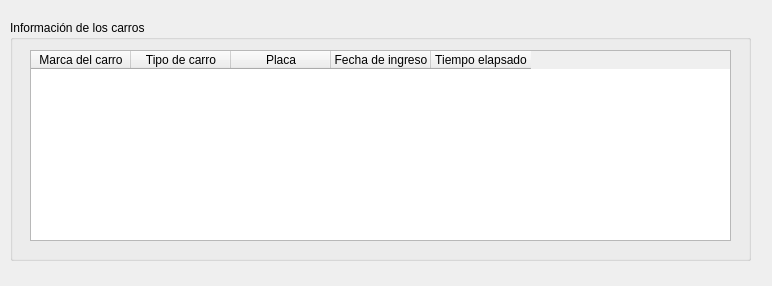
<?xml version="1.0" encoding="UTF-8"?>
<ui version="4.0">
 <class>cars_info_window</class>
 <widget class="QDialog" name="cars_info_window">
  <property name="geometry">
   <rect>
    <x>0</x>
    <y>0</y>
    <width>772</width>
    <height>286</height>
   </rect>
  </property>
  <property name="windowTitle">
   <string>Información de los carros</string>
  </property>
  <widget class="QGroupBox" name="cars_info_section">
   <property name="geometry">
    <rect>
     <x>10</x>
     <y>20</y>
     <width>741</width>
     <height>241</height>
    </rect>
   </property>
   <property name="title">
    <string>Información de los carros</string>
   </property>
   <widget class="QTableWidget" name="cars_info_table">
    <property name="geometry">
     <rect>
      <x>20</x>
      <y>30</y>
      <width>701</width>
      <height>191</height>
     </rect>
    </property>
    <column>
     <property name="text">
      <string>Marca del carro</string>
     </property>
    </column>
    <column>
     <property name="text">
      <string>Tipo de carro</string>
     </property>
    </column>
    <column>
     <property name="text">
      <string>Placa</string>
     </property>
    </column>
    <column>
     <property name="text">
      <string>Fecha de ingreso</string>
     </property>
    </column>
    <column>
     <property name="text">
      <string>Tiempo elapsado</string>
     </property>
    </column>
   </widget>
  </widget>
 </widget>
 <resources/>
 <connections/>
</ui>
